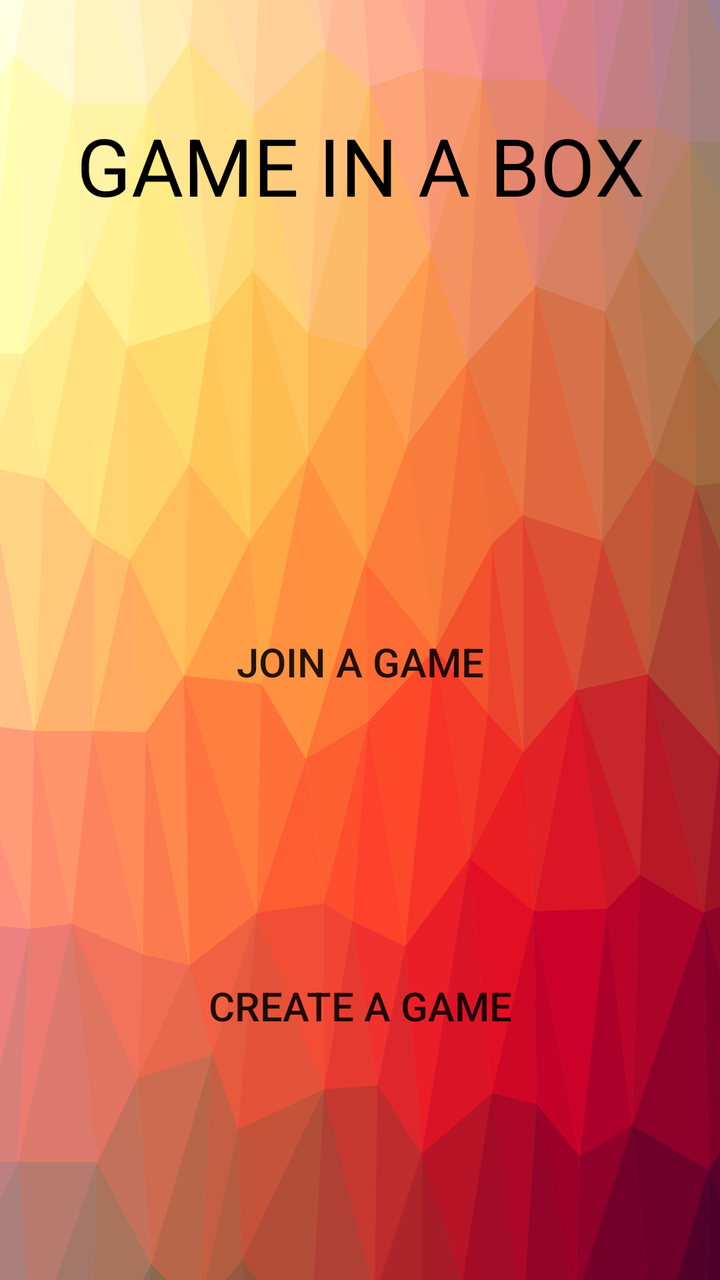
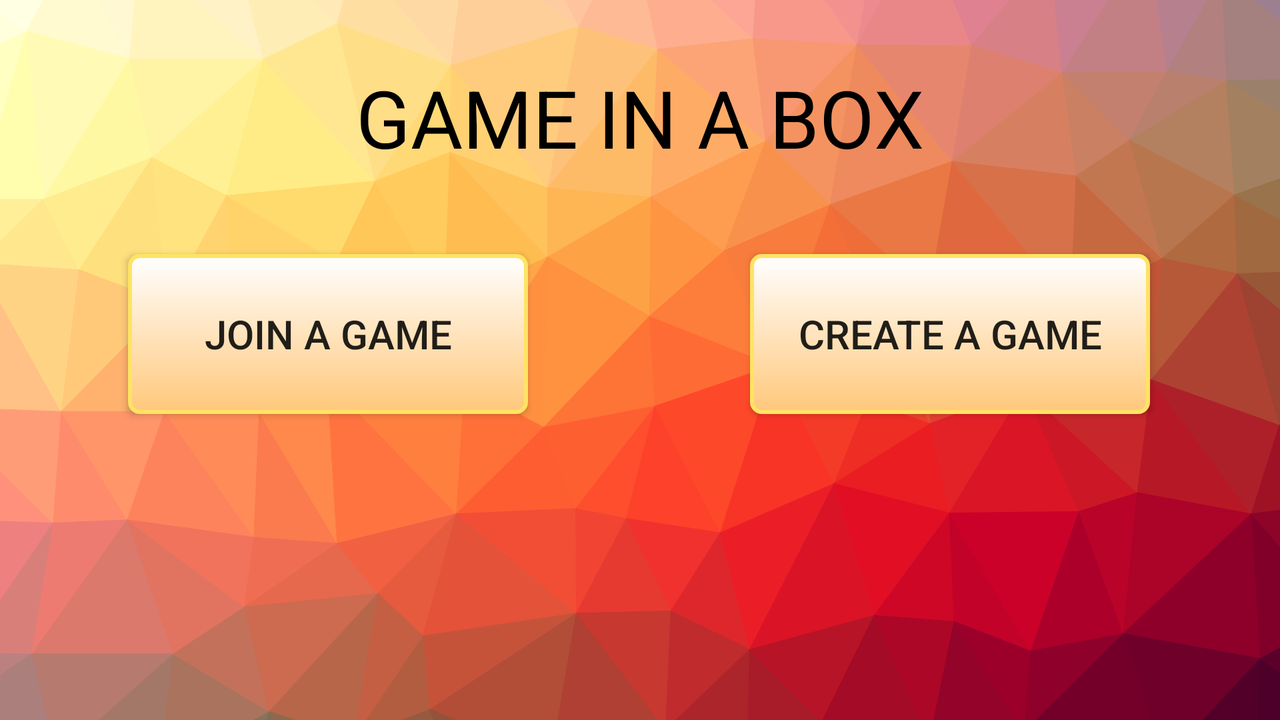

First picture: res/layout/ on a phone held upright. Second picture: the repository's own variant of that layout, on a device whose configuration matches the variant's folder. Source for both follows.
<!-- AndroidManifest.xml: application theme AppTheme -->
<!-- res/layout/fragment_home.xml -->
<?xml version="1.0" encoding="utf-8"?>
<android.support.constraint.ConstraintLayout xmlns:android="http://schemas.android.com/apk/res/android"
    xmlns:app="http://schemas.android.com/apk/res-auto"
    xmlns:tools="http://schemas.android.com/tools"
    android:layout_width="match_parent"
    android:layout_height="match_parent"
    tools:context="com.example.andrew.inabox.Game"
    android:background="@drawable/ic_trianglify_background">

    <TextView
        android:id="@+id/title"
        android:layout_width="wrap_content"
        android:layout_height="46dp"
        android:text="GAME IN A BOX"
        android:textSize="40dp"
        android:textColor="@color/black"
        app:layout_constraintTop_toTopOf="parent"
        android:layout_marginTop="56dp"
        android:layout_marginRight="8dp"
        app:layout_constraintRight_toRightOf="parent"
        android:layout_marginLeft="8dp"
        app:layout_constraintLeft_toLeftOf="parent"
        android:layout_marginStart="8dp"
        android:layout_marginEnd="8dp"
        app:layout_constraintHorizontal_bias="0.503" />

    <Button
        android:id="@+id/joinGame"
        android:background="@drawable/button_style4"
        android:layout_width="200dp"
        android:layout_height="80dp"
        android:textSize="20dp"
        android:text="Join a game"
        android:layout_marginBottom="92dp"
        app:layout_constraintBottom_toTopOf="@+id/createGame"
        android:layout_marginLeft="8dp"
        app:layout_constraintLeft_toLeftOf="parent"
        android:layout_marginRight="8dp"
        app:layout_constraintRight_toRightOf="parent"
        android:layout_marginTop="40dp"
        app:layout_constraintTop_toBottomOf="@+id/title"
        app:layout_constraintVertical_bias="1.0"
        android:layout_marginStart="8dp"
        android:layout_marginEnd="8dp" />

    <Button
        android:id="@+id/createGame"
        android:background="@drawable/button_style4"
        android:layout_width="200dp"
        android:layout_height="80dp"
        android:textSize="20dp"
        android:text="create a game"
        app:layout_constraintBottom_toBottomOf="parent"
        android:layout_marginBottom="97dp"
        android:layout_marginRight="8dp"
        app:layout_constraintRight_toRightOf="parent"
        android:layout_marginLeft="8dp"
        app:layout_constraintLeft_toLeftOf="parent"
        android:layout_marginStart="8dp"
        android:layout_marginEnd="8dp" />

</android.support.constraint.ConstraintLayout>
<!-- resources referenced by this layout -->
<resources>
  <color name="black">#000000</color>
  <!-- drawable ic_trianglify_background: vector/xml drawable (drawable, 51819 chars, omitted) -->
  <style name="AppTheme" parent="Theme.AppCompat.Light.DarkActionBar">
          
          <item name="colorPrimary">@color/redOrange</item>
          <item name="colorPrimaryDark">@color/red</item>
          <item name="colorAccent">@color/colorAccent</item>
      </style>
  <color name="redOrange">#FFFF6F00</color>
  <color name="red">#FF0000</color>
  <color name="colorAccent">#FF4081</color>
</resources>
<!-- res/layout-land/fragment_home.xml (the repository's variant of the layout above) -->
<!-- drawn on the phone turned sideways -->
<?xml version="1.0" encoding="utf-8"?>
<android.support.constraint.ConstraintLayout xmlns:android="http://schemas.android.com/apk/res/android"
    xmlns:app="http://schemas.android.com/apk/res-auto"
    xmlns:tools="http://schemas.android.com/tools"
    android:layout_width="match_parent"
    android:layout_height="match_parent"
    tools:context="com.example.andrew.inabox.Game"
    android:background="@drawable/ic_trianglify_background">

    <TextView
        android:id="@+id/title"
        android:layout_width="wrap_content"
        android:layout_height="46dp"
        android:text="GAME IN A BOX"
        android:textSize="40dp"
        android:textColor="@color/black"
        app:layout_constraintTop_toTopOf="parent"
        android:layout_marginTop="32dp"
        android:layout_marginRight="8dp"
        app:layout_constraintRight_toRightOf="parent"
        android:layout_marginLeft="8dp"
        app:layout_constraintLeft_toLeftOf="parent"
        android:layout_marginStart="8dp"
        android:layout_marginEnd="8dp" />

    <Button
        android:id="@+id/joinGame"
        android:background="@drawable/button_style"
        android:layout_width="200dp"
        android:layout_height="80dp"
        android:textSize="20dp"
        android:text="Join a game"
        android:layout_marginTop="49dp"
        app:layout_constraintTop_toBottomOf="@+id/title"
        android:layout_marginLeft="64dp"
        app:layout_constraintLeft_toLeftOf="parent" />

    <Button
        android:id="@+id/createGame"
        android:background="@drawable/button_style"
        android:layout_width="200dp"
        android:layout_height="80dp"
        android:textSize="20dp"
        android:text="create a game"
        android:layout_marginTop="49dp"
        app:layout_constraintTop_toBottomOf="@+id/title"
        android:layout_marginRight="65dp"
        app:layout_constraintRight_toRightOf="parent" />

</android.support.constraint.ConstraintLayout>
<!-- resources referenced by the variant -->
<!-- as the phone turned sideways resolves them -->
<resources>
  <color name="black">#000000</color>
  <!-- drawable button_style (drawable) -->
  <?xml version="1.0" encoding="utf-8"?>
  <shape xmlns:android="http://schemas.android.com/apk/res/android"
      android:shape="rectangle">
      <stroke
          android:width="2dp"
          android:color="@color/golden"/>
      <corners
          android:radius="5dp"/>
      <gradient
          android:startColor="@color/white"
          android:endColor="@color/lightOrange"
          android:type="linear"
          android:angle="270"/>
  </shape>
  <!-- drawable ic_trianglify_background: vector/xml drawable (drawable, 51819 chars, omitted) -->
  <style name="AppTheme" parent="Theme.AppCompat.Light.DarkActionBar">
          
          <item name="colorPrimary">@color/redOrange</item>
          <item name="colorPrimaryDark">@color/red</item>
          <item name="colorAccent">@color/colorAccent</item>
      </style>
  <color name="golden">#FFFFE364</color>
  <color name="white">#FFFFFF</color>
  <color name="lightOrange">#FFFFC87A</color>
  <color name="redOrange">#FFFF6F00</color>
  <color name="red">#FF0000</color>
  <color name="colorAccent">#FF4081</color>
</resources>
